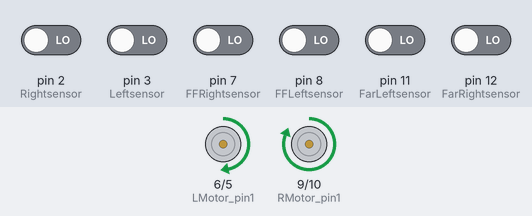
This sketch was run on a simulated Arduino Uno, built with avr-gcc and run on an emulated ATmega328P. Shown: motor-driver pin pairs drawn as motors (green arrow = first pin HIGH = forward, orange = second pin HIGH = backward, longer = more drive). Inputs (shaded band) come from the test bench; at power-on: pin 2 (Rightsensor), pin 3 (Leftsensor), pin 7 (FFRightsensor), pin 8 (FFLeftsensor), pin 11 (FarLeftsensor), pin 12 (FarRightsensor) LOW.

Above: at 1.2 s.
1.3 s: pin 2 (Rightsensor) driven HIGH
At 2.0 s:
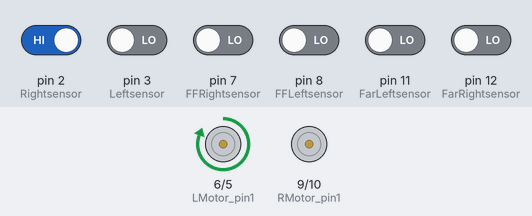
2.8 s: pin 7 (FFRightsensor) driven HIGH
At 3.9 s:
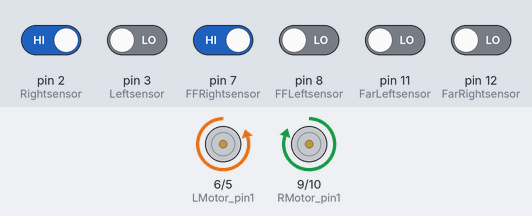
4.3 s: pin 3 (Leftsensor) driven HIGH
At 5.5 s:
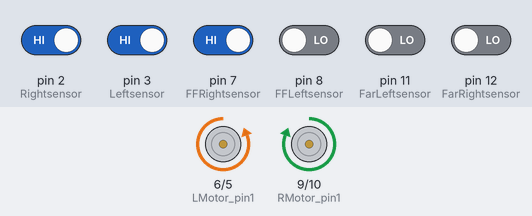
5.8 s: pin 2 (Rightsensor) driven LOW and pin 7 (FFRightsensor) driven LOW
At 6.6 s:
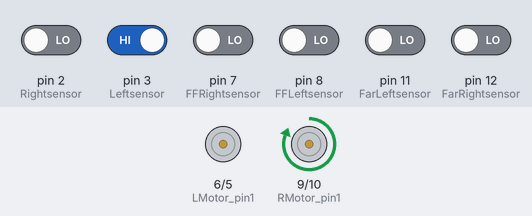
7.3 s: pin 8 (FFLeftsensor) driven HIGH
At 8.5 s:
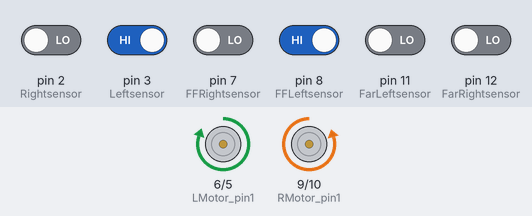
8.8 s: pin 2 (Rightsensor) driven HIGH
At 9.1 s:
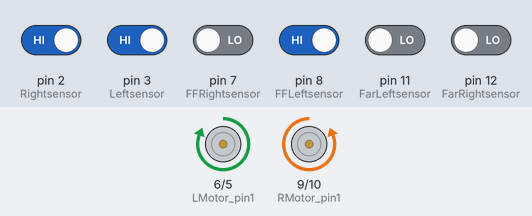
Timing chart, 0 to 11.3 s (numbered marks = the images above; inputs shaded):
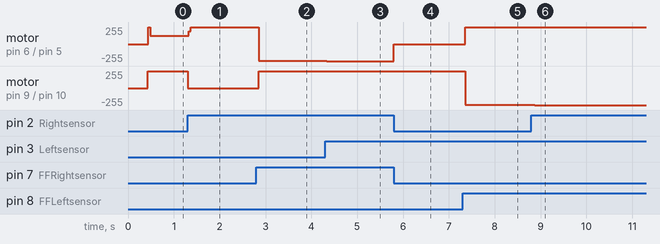

The sketch:

arianIDEA.ino
```cpp
/* Line Following Test - Written by Victor Yu
Created: 2024-01-10
Modified: 2024-01-19
Purpose: To create the fastest line following robot with 4 QTI sensors, turning when they detect black
*/

// declare constants for motor pins, QTI pins, and LED pins
const int Rightsensor = 2, Leftsensor = 3;
const int LMotor_pin1 = 6, LMotor_pin2 = 5;
const int RMotor_pin1 = 9, RMotor_pin2 = 10;
const int FarLeftsensor = 11, FarRightsensor = 12;
const int FFLeftsensor = 8, FFRightsensor = 7;
const int normalSpeed = 170;
int forwardSpeed = normalSpeed;

void setup(){
  // set motor pins as OUTPUTS
  pinMode(LMotor_pin1, OUTPUT);
  pinMode(LMotor_pin2, OUTPUT);
  pinMode(RMotor_pin1, OUTPUT);
  pinMode(RMotor_pin2, OUTPUT);

  // set the QTI sensor pins as INPUTS:
  pinMode(Leftsensor, INPUT);
  pinMode(Rightsensor, INPUT);
  pinMode(FarRightsensor, INPUT);
  pinMode(FarLeftsensor, INPUT);
  pinMode(FFRightsensor, INPUT);
  pinMode(FFLeftsensor, INPUT);
}

void loop(){
  // read all sensor values and create boolean value for each
  bool Left_sensorValue = digitalRead(Leftsensor);
  bool Right_sensorValue = digitalRead(Rightsensor);
  bool FarLeft_sensorValue = digitalRead(FarRightsensor);
  bool FarRight_sensorValue = digitalRead(FarLeftsensor);
  bool FFLeft_sensorValue = digitalRead(FFLeftsensor);
  bool FFRight_sensorValue = digitalRead(FFRightsensor);


  // if inner left sensor is black and right is white, make a minor left turn
  if ((Left_sensorValue == 1) && (Right_sensorValue == 0)){
    TURN(0);
  }
  // if both sensors detect white move forward
  else if ((Left_sensorValue == 0) && (Right_sensorValue == 0)){
    FORWARD(1);
  }
  // if left sensor is white and right is black, make a minor right turn
  else if ((Left_sensorValue == 0) && (Right_sensorValue == 1)){
    TURN(1);
  }
  // if both sensors are black, then stop
  else if ((Left_sensorValue == 1) && (Right_sensorValue == 1) && (FarLeft_sensorValue == 1) && (FarRight_sensorValue == 1)) {
   FORWARD(0);
  }

  if ((FarLeft_sensorValue == 1) && (FarRight_sensorValue == 0)){ //if far sensor right detects black
    MIDTURN(0); //make fast right turn
  }

  if ((FarLeft_sensorValue == 0) && (FarRight_sensorValue == 1)){ //if far left sensor detects black
    MIDTURN(1); //make fast left turn
  }

  if ((FFLeft_sensorValue == 1) && (FFRight_sensorValue == 0)){ //if far sensor right detects black
    FARTURN(1); //make fast right turn
  }

  if ((FFLeft_sensorValue == 0) && (FFRight_sensorValue == 1)){ //if far left sensor detects black
    FARTURN(0); //make fast left turn
  }
  delay(5); //small delay to save resources
}

void FORWARD(int boolean) { //forward function

  //Left motor turn forward if boolean int is 1
    analogWrite(LMotor_pin1, boolean*forwardSpeed);
    analogWrite(LMotor_pin2, 0);

  //Right motor turn forward if boolean int is 1
    analogWrite(RMotor_pin1, boolean*forwardSpeed);
    analogWrite(RMotor_pin2, 0);

    if (forwardSpeed <= 255){
      forwardSpeed = forwardSpeed + 1;
    } else {
      forwardSpeed = 255;
    }

}

void TURN(int dir) { //minor turn function
    if (dir == 1) { //if int is 1, make minor right turn

      //Left motor turn slightly backwards
      analogWrite(LMotor_pin1, 255);
      analogWrite(LMotor_pin2, 0);

      //Right motor forward full speed
      analogWrite(RMotor_pin1, 0);
      analogWrite(RMotor_pin2, 0);

    } else { //if int is 0, make minor left turn

      //left motor forward full speed
      analogWrite(LMotor_pin1, 0);
      analogWrite(LMotor_pin2, 0);

      //right motor backwards slow
      analogWrite(RMotor_pin1, 255);
      analogWrite(RMotor_pin2, 0);
    }
    if (forwardSpeed <= 255){
      forwardSpeed = forwardSpeed + 1;
    } else {
      forwardSpeed = 255;
    }
}

void MIDTURN(int dir) { //very fast turn function
    if (dir == 1) { //if int is 1, make fast right turn
      //left motor backwards full speed
      analogWrite(LMotor_pin1, 255);
      analogWrite(LMotor_pin2, 0);

      //Right motor forward full speed
      analogWrite(RMotor_pin1, 0);
      analogWrite(RMotor_pin2, 255);
    } else { //if int is 0, make fast left turn
      //left motor full speed forward
      analogWrite(LMotor_pin1, 0);
      analogWrite(LMotor_pin2, 255);

      //Right motor full speed backwards
      analogWrite(RMotor_pin1, 255);
      analogWrite(RMotor_pin2, 0);

    }
    forwardSpeed = normalSpeed;
}

void FARTURN(int dir) { //very fast turn function
    if (dir == 1) { //if int is 1, make fast right turn
      //left motor backwards full speed
      analogWrite(LMotor_pin1, 255);
      analogWrite(LMotor_pin2, 0);

      //Right motor forward full speed
      analogWrite(RMotor_pin1, 0);
      analogWrite(RMotor_pin2, 255);
    } else { //if int is 0, make fast left turn
      //left motor full speed forward
      analogWrite(LMotor_pin1, 0);
      analogWrite(LMotor_pin2, 255);

      //Right motor full speed backwards
      analogWrite(RMotor_pin1, 255);
      analogWrite(RMotor_pin2, 0);

    }
    forwardSpeed = normalSpeed;
}
```

Measured:
- after the input at 1.3 s, motor on pin 6 (LMotor_pin1) / pin 5 (LMotor_pin2): forward 126/255 → forward 255/255 at once; motor on pin 9 (RMotor_pin1) / pin 10 (RMotor_pin2): forward 255/255 → stopped at once
- after the input at 2.8 s, motor on pin 6 (LMotor_pin1) / pin 5 (LMotor_pin2): forward 255/255 → backward 251/255 after 0.05 s; motor on pin 9 (RMotor_pin1) / pin 10 (RMotor_pin2): stopped → forward 253/255 after 0.05 s
- after the input at 4.3 s, motor on pin 6 (LMotor_pin1) / pin 5 (LMotor_pin2): backward 251/255 → backward 255/255 at once; motor on pin 9 (RMotor_pin1) / pin 10 (RMotor_pin2): forward 253/255 → forward 255/255 at once
- after the input at 5.8 s, motor on pin 6 (LMotor_pin1) / pin 5 (LMotor_pin2): backward 255/255 → stopped at once
- after the input at 7.3 s, motor on pin 6 (LMotor_pin1) / pin 5 (LMotor_pin2): stopped → forward 253/255 after 0.05 s; motor on pin 9 (RMotor_pin1) / pin 10 (RMotor_pin2): forward 255/255 → backward 251/255 after 0.05 s
- after the input at 8.8 s, motor on pin 6 (LMotor_pin1) / pin 5 (LMotor_pin2): forward 253/255 → forward 255/255 at once; motor on pin 9 (RMotor_pin1) / pin 10 (RMotor_pin2): backward 251/255 → backward 255/255 at once
